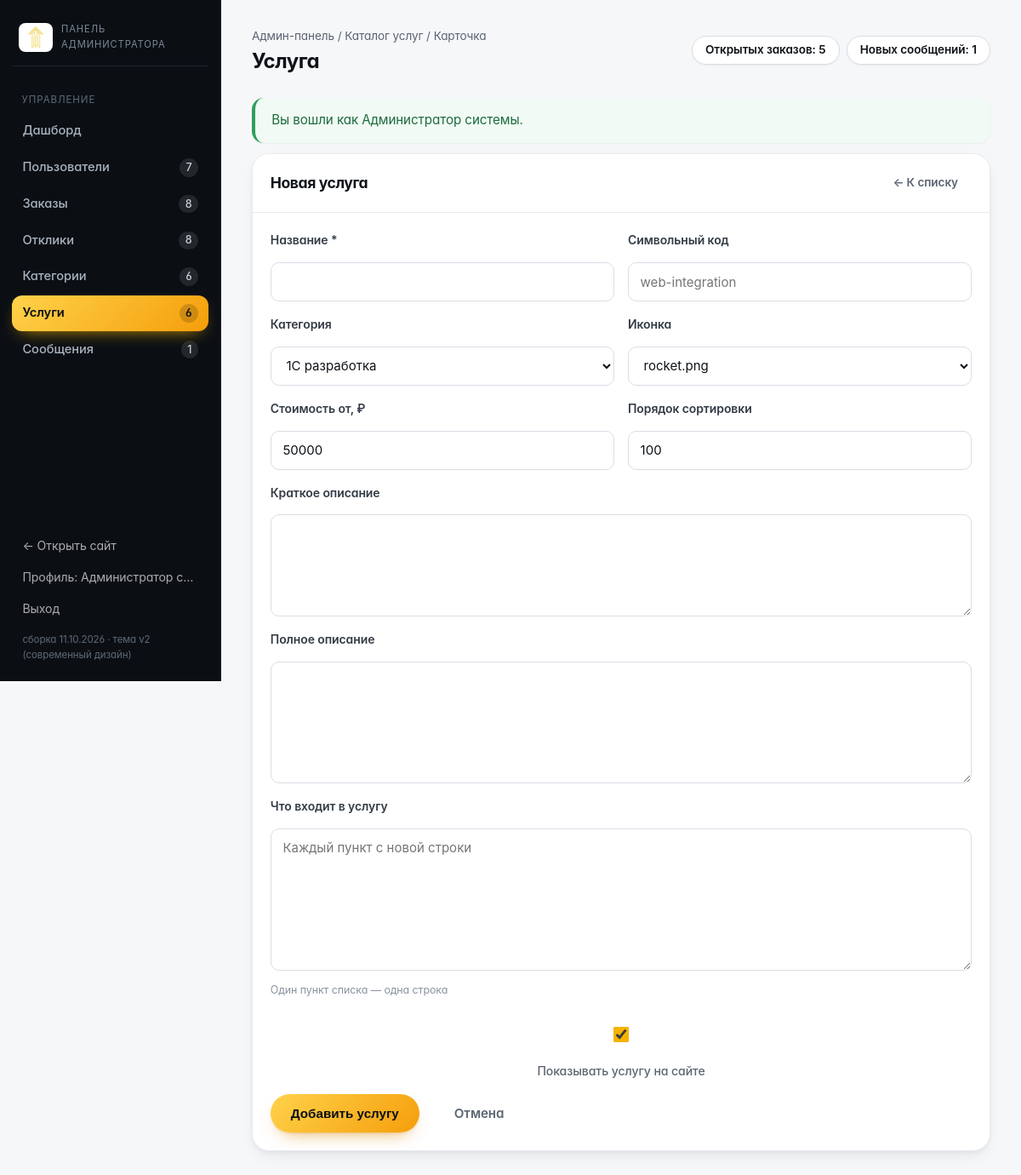
/admin/service-form.php (signed in), run on the app's committed database.
### tables this page shows
CREATE TABLE `users` (
    `id`             INT UNSIGNED NOT NULL AUTO_INCREMENT,
    `role`           ENUM('customer','freelancer','admin') NOT NULL DEFAULT 'customer',
    `name`           VARCHAR(120)  NOT NULL COMMENT 'ФИО / название организации',
    `email`          VARCHAR(160)  NOT NULL,
    `password_hash`  VARCHAR(255)  NOT NULL,
    `phone`          VARCHAR(40)   DEFAULT NULL,
    `company`        VARCHAR(160)  DEFAULT NULL COMMENT 'Компания заказчика',
    `specialization` VARCHAR(160)  DEFAULT NULL COMMENT 'Специализация фрилансера',
    `skills`         VARCHAR(500)  DEFAULT NULL COMMENT 'Навыки через запятую',
    `rate`           INT UNSIGNED  DEFAULT NULL COMMENT 'Ставка, руб./час',
    `experience`     TINYINT UNSIGNED DEFAULT NULL COMMENT 'Опыт работы, лет',
    `about`          TEXT          DEFAULT NULL,
    `status`         ENUM('active','blocked') NOT NULL DEFAULT 'active',
    `created_at`     DATETIME      NOT NULL DEFAULT CURRENT_TIMESTAMP,
    `last_login`     DATETIME      DEFAULT NULL,
    PRIMARY KEY (`id`),
    UNIQUE KEY `uq_users_email` (`email`),
    KEY `idx_users_role` (`role`),
    KEY `idx_users_status` (`status`)
);

CREATE TABLE `categories` (
    `id`          INT UNSIGNED NOT NULL AUTO_INCREMENT,
    `name`        VARCHAR(120) NOT NULL,
    `slug`        VARCHAR(120) NOT NULL,
    `description` VARCHAR(500) DEFAULT NULL,
    `icon`        VARCHAR(80)  DEFAULT NULL COMMENT 'Файл иконки из assets/img',
    `sort_order`  TINYINT UNSIGNED NOT NULL DEFAULT 100,
    PRIMARY KEY (`id`),
    UNIQUE KEY `uq_categories_slug` (`slug`)
);

### includes/functions.php (called while the page is built, shortened)
<?php
require_once __DIR__ . '/db.php';
function e($value): string
{
    return htmlspecialchars((string) $value, ENT_QUOTES | ENT_SUBSTITUTE, 'UTF-8');
}
function flashes(): array
{
    $list = $_SESSION['flash'] ?? [];
    return $list;
}
function excerpt(?string $text, int $length = 180): string
{
    $text = trim(preg_replace('/\s+/u', ' ', (string) $text));
    return mb_substr($text, 0, $length - 1, 'UTF-8') . '…';
}
function current_user(): ?array
{
    $user = q_one(
        'SELECT * FROM users WHERE id = ? AND status = "active"',
        [(int) $_SESSION['user_id']]
    );
    return $user;
}
function require_login(): array
{
    $user = current_user();
    return $user;
}
function require_role(array $roles): array
{
    $user = require_login();
    return $user;
}
function asset(string $path): string
{
    $file = __DIR__ . '/../' . ltrim($path, '/');
    $version = is_file($file) ? filemtime($file) : time();
    return '/' . ltrim($path, '/') . '?v=' . $version;
}

### includes/db.php (called while the page is built, shortened)
<?php
function db(): PDO
{
    static $pdo = null;
    if ($pdo instanceof PDO) {
        return $pdo;
    }
    $config = require __DIR__ . '/../config/config.php';
    $dsn = sprintf(
        'mysql:host=%s;dbname=%s;charset=%s',
        $config['host'],
        $config['dbname'],
        $config['charset']
    );
    try {
        $pdo = new PDO($dsn, $config['user'], $config['password'], [
            PDO::ATTR_ERRMODE            => PDO::ERRMODE_EXCEPTION,
            PDO::ATTR_DEFAULT_FETCH_MODE => PDO::FETCH_ASSOC,
            PDO::ATTR_EMULATE_PREPARES   => false,
        ]);
    } catch (PDOException $e) {
        http_response_code(500);
        echo '<h1>Ошибка подключения к базе данных</h1>';
        echo '<p>Проверьте параметры соединения в файле <b>config/config.php</b> '
            . 'и убедитесь, что база данных импортирована из <b>sql/database.sql</b>.</p>';
        echo '<p style="color:#999">Техническая информация: ' . htmlspecialchars($e->getMessage()) . '</p>';
        exit;
    }
    return $pdo;
}
function q(string $sql, array $params = []): PDOStatement
{
    $stmt = db()->prepare($sql);
    $stmt->execute($params);
    return $stmt;
}
function q_one(string $sql, array $params = []): ?array
{
    $row = q($sql, $params)->fetch();
    return $row === false ? null : $row;
}
function q_all(string $sql, array $params = []): array
{
    return q($sql, $params)->fetchAll();
}
function q_val(string $sql, array $params = [], $default = null)
{
    $row = q($sql, $params)->fetch(PDO::FETCH_NUM);
    return $row === false ? $default : $row[0];
}

### admin/service-form.php (the view, shortened to what this page needs)
<?php
$pageTitle  = 'Услуга';
$adminNav   = 'services';
$breadcrumb = 'Каталог услуг / Карточка';
require __DIR__ . '/_header.php';
$id      = (int) ($_GET['id'] ?? 0);
$service = $id > 0 ? q_one('SELECT * FROM services WHERE id = ?', [$id]) : null;
$categories = q_all('SELECT * FROM categories ORDER BY sort_order');
$images     = ['rocket.png', 'bulb.png', 'globe.png', 'shield.png', 'chart.png', 'cloud.png', 'key.png', 'diagram.png'];
$data = [
    'category_id'       => $service['category_id']       ?? ($categories[0]['id'] ?? 0),
    'title'             => $service['title']             ?? '',
    'slug'              => $service['slug']              ?? '',
    'short_description' => $service['short_description'] ?? '',
    'description'       => $service['description']       ?? '',
    'features'          => $service['features']          ?? '',
    'price_from'        => $service['price_from']        ?? 50000,
    'image'             => $service['image']             ?? 'rocket.png',
    'is_active'         => $service['is_active']         ?? 1,
    'sort_order'        => $service['sort_order']        ?? 100,
];
$errors = [];
?>
<div class="panel">
    <div class="panel-head">
        <h2><?= $service ? 'Услуга #' . (int) $service['id'] : 'Новая услуга' ?></h2>
        <a class="btn btn-sm btn-ghost" href="/admin/services.php">← К списку</a>
    </div>
    <div class="panel-body">
        <form method="post" action="/admin/service-form.php<?= $service ? '?id=' . (int) $service['id'] : '' ?>" data-validate novalidate>
            <div class="form-row">
                <div class="form-group">
                    <label for="title">Название *</label>
                    <input type="text" id="title" name="title" value="<?= e($data['title']) ?>" required
                           class="<?= isset($errors['title']) ? 'is-invalid' : '' ?>">
                </div>
                <div class="form-group">
                    <label for="slug">Символьный код</label>
                    <input type="text" id="slug" name="slug" value="<?= e($data['slug']) ?>" placeholder="web-integration">
                </div>
            </div>
            <div class="form-row">
                <div class="form-group">
                    <label for="category_id">Категория</label>
                    <select id="category_id" name="category_id">
                        <?php foreach ($categories as $category): ?>
                            <option value="<?= (int) $category['id'] ?>" <?= (int) $data['category_id'] === (int) $category['id'] ? 'selected' : '' ?>>
                                <?= e($category['name']) ?>
                            </option>
                        <?php endforeach; ?>
                    </select>
                </div>
                <div class="form-group">
                    <label for="image">Иконка</label>
                    <select id="image" name="image">
                        <?php foreach ($images as $image): ?>
                            <option value="<?= e($image) ?>" <?= $data['image'] === $image ? 'selected' : '' ?>><?= e($image) ?></option>
                        <?php endforeach; ?>
                    </select>
                </div>
            </div>
            <div class="form-row">
                <div class="form-group">
                    <label for="price_from">Стоимость от, ₽</label>
                    <input type="number" id="price_from" name="price_from" min="0" step="500" value="<?= e($data['price_from']) ?>">
                </div>
                <div class="form-group">
                    <label for="sort_order">Порядок сортировки</label>
                    <input type="number" id="sort_order" name="sort_order" min="0" max="255" value="<?= e($data['sort_order']) ?>">
                </div>
            </div>
            <div class="form-group">
                <label for="short_description">Краткое описание</label>
                <textarea id="short_description" name="short_description" rows="2"><?= e($data['short_description']) ?></textarea>
            </div>
            <div class="form-group">
                <label for="description">Полное описание</label>
                <textarea id="description" name="description" rows="5"><?= e($data['description']) ?></textarea>
            </div>
            <div class="form-group">
                <label for="features">Что входит в услугу</label>
                <textarea id="features" name="features" rows="6" placeholder="Каждый пункт с новой строки"><?= e($data['features']) ?></textarea>
                <div class="hint">Один пункт списка — одна строка</div>
            </div>
            <div class="form-group checkbox-row">
                <input type="checkbox" id="is_active" name="is_active" value="1" <?= $data['is_active'] ? 'checked' : '' ?>>
                <label for="is_active">Показывать услугу на сайте</label>
            </div>
            <div class="d-flex gap-2 flex-wrap">
                <button type="submit" class="btn btn-primary"><?= $service ? 'Сохранить' : 'Добавить услугу' ?></button>
                <a class="btn btn-ghost" href="/admin/services.php">Отмена</a>
            </div>
        </form>
    </div>
</div>
<?php require __DIR__ . '/_footer.php'; ?>

### admin/_header.php (shortened to what this page needs)
<?php
require_once __DIR__ . '/../includes/functions.php';
$admin = require_role(['admin']);
$pageTitle  = $pageTitle ?? 'Админ-панель';
$adminNav   = $adminNav ?? 'dashboard';
$breadcrumb = $breadcrumb ?? 'Админ-панель';
$counters = [
    'users'      => (int) q_val('SELECT COUNT(*) FROM users'),
    'orders'     => (int) q_val('SELECT COUNT(*) FROM orders'),
    'open'       => (int) q_val('SELECT COUNT(*) FROM orders WHERE status = "open"'),
    'responses'  => (int) q_val('SELECT COUNT(*) FROM responses'),
    'pending'    => (int) q_val('SELECT COUNT(*) FROM responses WHERE status = "pending"'),
    'categories' => (int) q_val('SELECT COUNT(*) FROM categories'),
    'services'   => (int) q_val('SELECT COUNT(*) FROM services'),
    'messages'   => (int) q_val('SELECT COUNT(*) FROM messages WHERE status = "new"'),
];
$menu = [
    'dashboard'  => ['url' => '/admin/index.php',      'label' => 'Дашборд',        'count' => null],
    'users'      => ['url' => '/admin/users.php',      'label' => 'Пользователи',   'count' => $counters['users']],
    'orders'     => ['url' => '/admin/orders.php',     'label' => 'Заказы',         'count' => $counters['orders']],
    'responses'  => ['url' => '/admin/responses.php',  'label' => 'Отклики',        'count' => $counters['responses']],
    'categories' => ['url' => '/admin/categories.php', 'label' => 'Категории',      'count' => $counters['categories']],
    'services'   => ['url' => '/admin/services.php',   'label' => 'Услуги',         'count' => $counters['services']],
    'messages'   => ['url' => '/admin/messages.php',   'label' => 'Сообщения',      'count' => $counters['messages']],
];
?>
<!DOCTYPE html>
<html lang="ru">
<head>
    <link rel="stylesheet" href="<?= asset('assets/css/base.css') ?>">
    <link rel="stylesheet" href="<?= asset('assets/css/app.css') ?>">
    <link rel="stylesheet" href="<?= asset('assets/css/theme.css') ?>">
</head>
<body class="admin-body">
<div class="admin-layout">
    <aside class="admin-sidebar">
        <div class="admin-logo">
            <img src="/assets/img/logo.png" alt="Высокие технологии">
            <span>Панель администратора</span>
        </div>
        <nav class="admin-nav">
            <div class="admin-nav-title">Управление</div>
            <?php foreach ($menu as $key => $item): ?>
                <a href="<?= e($item['url']) ?>" class="<?= $adminNav === $key ? 'active' : '' ?>">
                    <span><?= e($item['label']) ?></span>
                    <?php if ($item['count'] !== null): ?>
                        <span class="count"><?= (int) $item['count'] ?></span>
                    <?php endif; ?>
                </a>
            <?php endforeach; ?>
        </nav>
        <div class="admin-sidebar-foot">
            <a href="/index.php" target="_blank">← Открыть сайт</a>
            <a href="/profile.php">Профиль: <?= e(excerpt($admin['name'], 16)) ?></a>
            <a href="/logout.php">Выход</a>
            <span style="display:block;padding:.5rem .75rem 0;font-size:.72rem;color:#5F6A77">сборка <?= APP_BUILD ?></span>
        </div>
    </aside>
    <div class="admin-content">
        <div class="admin-topbar">
            <div>
                <div class="breadcrumb">Админ-панель / <?= e($breadcrumb) ?></div>
                <h1><?= e($pageTitle) ?></h1>
            </div>
            <div class="d-flex gap-1 flex-wrap">
                <?php if ($counters['open'] > 0): ?>
                    <a class="btn btn-sm btn-outline" href="/admin/orders.php?status=open">Открытых заказов: <?= $counters['open'] ?></a>
                <?php endif; ?>
                <?php if ($counters['messages'] > 0): ?>
                    <a class="btn btn-sm btn-outline" href="/admin/messages.php?status=new">Новых сообщений: <?= $counters['messages'] ?></a>
                <?php endif; ?>
            </div>
        </div>
        <?php foreach (flashes() as $flash): ?>
            <div class="alert alert-<?= e($flash['type']) ?>"><?= e($flash['message']) ?></div>
        <?php endforeach; ?>

### assets/css/base.css (style rules this page uses)
:root { --primary-yellow: #FFD700; --primary-orange: #FFA500; --accent-orange: #FF8C00; --text-dark: #1A1A1A; --text-light: #666666; --background-white: #FFFFFF; --background-light: #FAFAFA; --border-light: #E5E5E5; --shadow: 0 2px 20px rgba(0, 0, 0, 0.08); --shadow-hover: 0 8px 30px rgba(0, 0, 0, 0.12); }
* { margin: 0; padding: 0; box-sizing: border-box; }
body { font-family: 'Inter', -apple-system, BlinkMacSystemFont, sans-serif; line-height: 1.6; color: var(--text-dark); background-color: var(--background-white); font-weight: 400; }
.btn { padding: 0.875rem 2rem; border: none; border-radius: 8px; cursor: pointer; text-decoration: none; display: inline-flex; align-items: center; justify-content: center; transition: all 0.3s ease; font-size: 1rem; font-weight: 600; position: relative; overflow: hidden; }
.btn::before { content: ''; position: absolute; top: 0; left: -100%; width: 100%; height: 100%; background: linear-gradient(90deg, transparent, rgba(255,255,255,0.2), transparent); transition: left 0.5s; }
.btn-primary { background: linear-gradient(135deg, var(--primary-yellow), var(--primary-orange)); color: var(--text-dark); box-shadow: var(--shadow); }
.btn-outline { background: transparent; color: var(--text-dark); border: 2px solid var(--primary-orange); padding: 0.75rem 1.5rem; border-radius: 8px; font-weight: 600; cursor: pointer; transition: all 0.3s ease; width: 100%; }
.form-group { display: flex; flex-direction: column; gap: 0.5rem; }
.form-group label { font-weight: 500; color: var(--text-dark); font-size: 0.9rem; }
.form-group input, .form-group select, .form-group textarea { padding: 0.75rem 1rem; border: 1px solid var(--border-light); border-radius: 8px; font-size: 1rem; transition: all 0.3s ease; background: var(--background-white); }
.form-group textarea { resize: vertical; min-height: 120px; font-family: inherit; }
.form-group input, .form-group textarea { padding: 0.75rem 1rem; border: 1px solid var(--border-light); border-radius: 8px; font-size: 1rem; transition: border-color 0.3s ease, box-shadow 0.3s ease; }
.form-group textarea { resize: vertical; min-height: 100px; }

### data on the page
users: name "Администратор с…"
categories: image "rocket.png", price_from "50000", sort_order "100", is_active "☑"

### other printed values
$item['label'] "Дашборд"
$item['label'] "Пользователи"
$item['count'] "7"
$item['label'] "Заказы"
$item['count'] "8"
$item['label'] "Отклики"
$item['label'] "Категории"
$item['count'] "6"
$item['label'] "Услуги"
$item['label'] "Сообщения"
$item['count'] "1"
APP_BUILD "11.10.2026 · тема v2 (современный дизайн)"
$breadcrumb "Каталог услуг / Карточка"
$pageTitle "Услуга"
$counters['open'] "5"
